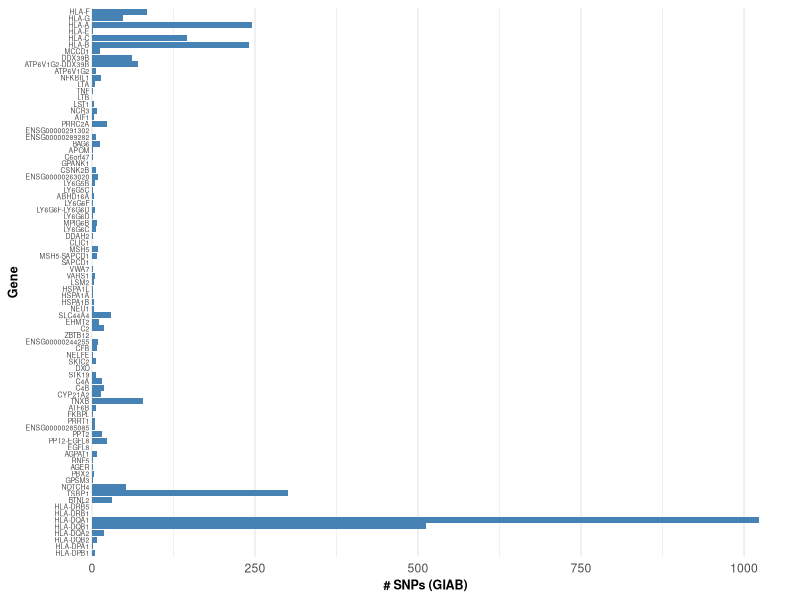
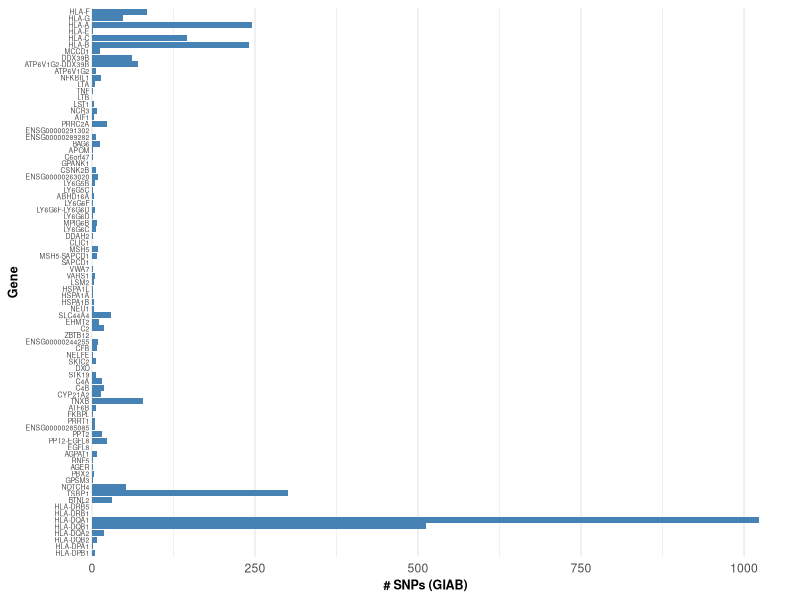
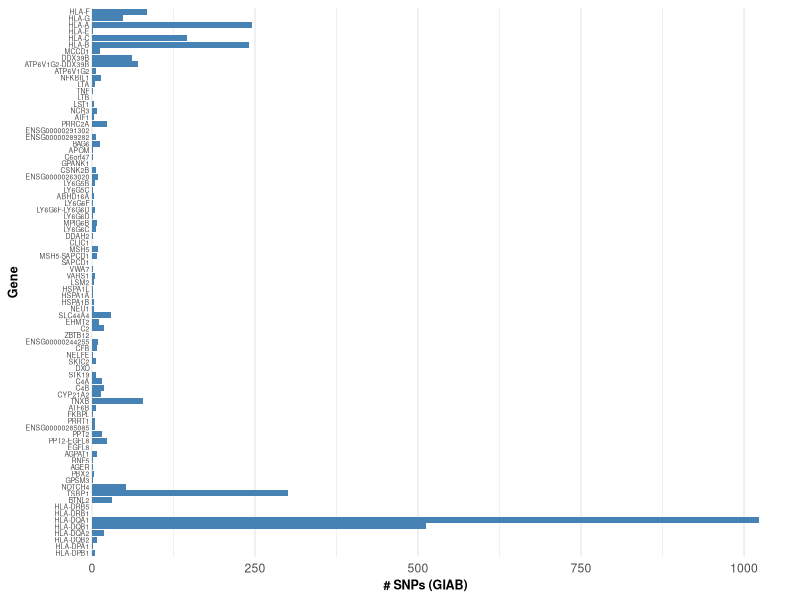

Write R code to recreate these figures, in order.
# Load necessary library
library(ggplot2)

setwd("/Users/matt/Documents/GitHub/mhc/scripts/visualizations/giab_snps/")

# Read the data
data <- read.csv("HG002_gene_snps.csv")

# Reverse the order of the genes for the Y-axis
data$gene <- factor(data$gene, levels = rev(data$gene))

# Create the horizontal bar chart with reversed Y-axis order
figure <- ggplot(data, aes(x = snps, y = gene)) +
  geom_bar(stat = "identity", fill = "steelblue") +
  theme_minimal() +
  labs(
    x = "# SNPs (GIAB)",
    y = "Gene"
  ) +
  theme(
    axis.text.y = element_text(size = 5, margin = margin(r = -25)), # Adjust label proximity
    axis.title = element_text(size = 9, face = "bold"),
    panel.grid.major.y = element_blank(), # Remove default gridlines
    panel.grid.minor.y = element_blank()
  )

figure

# Save the plot
ggsave(filename = "giab_snps.pdf", plot = figure)
ggsave(filename = "giab_snps.png", plot = figure)


